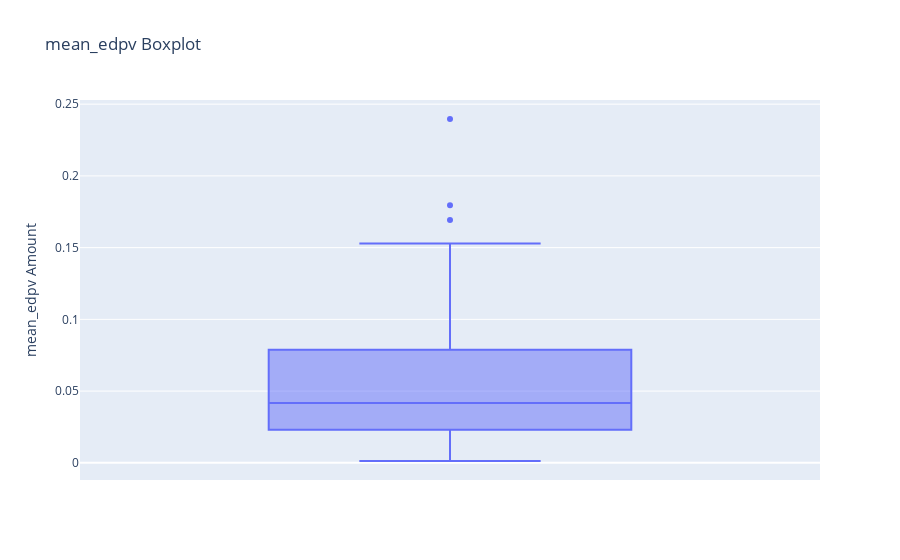

The notebook cell saved with this chart:
### Code cell
# Create a boxplot
fig = px.box(df_x, y='mean_edpv', title='mean_edpv Boxplot', labels={'mean_edpv': 'mean_edpv Amount'})

# Show the plot
fig.show()

### Figure 1 — Plotly figure (JSON) as saved in the notebook; plotly's stock layout.template omitted (floating-point values rounded to 4 significant figures; data arrays with more than 128 entries replaced by an {"elided": "..."} marker saying what was removed)
{"data": [{"alignmentgroup": "True", "hovertemplate": "mean_edpv Amount=%{y}<extra></extra>", "legendgroup": "", "marker": {"color": "#636efa"}, "name": "", "notched": false, "offsetgroup": "", "orientation": "v", "showlegend": false, "type": "box", "x0": " ", "xaxis": "x", "y": {"elided": "359 float values"}, "y0": " ", "yaxis": "y"}], "layout": {"boxmode": "group", "legend": {"tracegroupgap": 0}, "title": {"text": "mean_edpv Boxplot"}, "xaxis": {"anchor": "y", "domain": [0, 1]}, "yaxis": {"anchor": "x", "domain": [0, 1], "title": {"text": "mean_edpv Amount"}}}}
